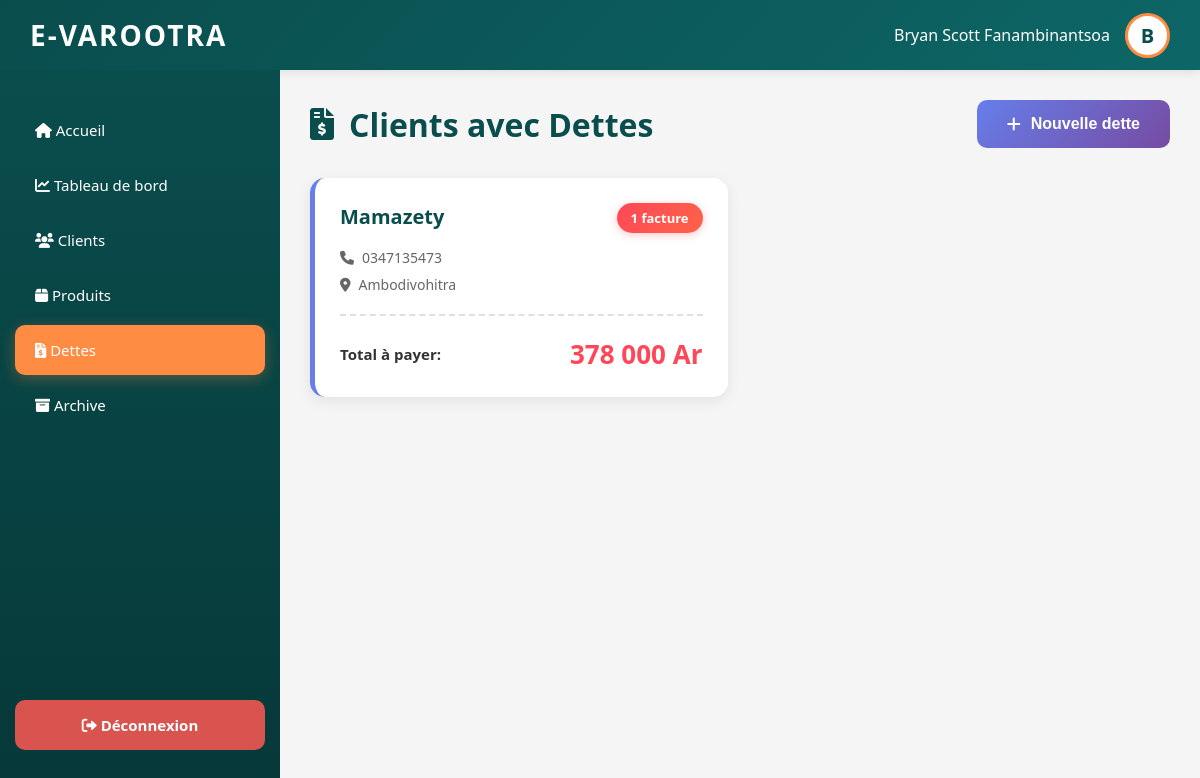
The page /dette.php (signed in) on the database its author committed.
### tables this page shows
CREATE TABLE IF NOT EXISTS `clients` (
  `id` int NOT NULL AUTO_INCREMENT,
  `nom_complet` varchar(100) NOT NULL,
  `telephone` varchar(20) DEFAULT NULL,
  `adresse` text,
  `actif` tinyint(1) DEFAULT '1',
  `date_creation` timestamp NULL DEFAULT CURRENT_TIMESTAMP,
  PRIMARY KEY (`id`)
);

### dette.php (the view, shortened to what this page needs)
<?php
include "config.php";
$nom_utilisateur = htmlspecialchars($_SESSION['nom']);
$clients_dettes_query = "SELECT
                            c.id,
                            c.nom_complet,
                            c.telephone,
                            c.adresse,
                            COUNT(DISTINCT d.numero_facture) as nb_factures,
                            SUM(d.montant_restant) as total_reste
                         FROM clients c
                         INNER JOIN dettes d ON c.id = d.client_id
                         WHERE d.statut IN ('active', 'partiellement_payee')
                         GROUP BY c.id, c.nom_complet, c.telephone, c.adresse
                         HAVING total_reste > 0
                         ORDER BY total_reste DESC, c.nom_complet";
$clients_dettes_result = mysqli_query($conn, $clients_dettes_query);
?>
<!DOCTYPE html>
<html lang="fr">
<head>
    <link rel="stylesheet" href="https://cdnjs.cloudflare.com/ajax/libs/font-awesome/6.0.0/css/all.min.css">
</head>
<body>
    <div class="header">
        <span class="logo-text">E-VAROOTRA</span>
        <div class="user-info">
            <span><?php echo $nom_utilisateur; ?></span>
            <div class="user-avatar"><?php echo strtoupper(substr($nom_utilisateur, 0, 1)); ?></div>
        </div>
    </div>
    <div class="container">
        <div class="sidebar">
            <div class="menu">
                <a href="index.php" class="menu-item">
                    <i class="fas fa-home"></i> Accueil
                </a>
                <a href="dashboard.php" class="menu-item">
                    <i class="fas fa-chart-line"></i> Tableau de bord
                </a>
                <a href="client.php" class="menu-item">
                    <i class="fas fa-users"></i> Clients
                </a>
                <a href="produits.php" class="menu-item">
                    <i class="fas fa-box"></i> Produits
                </a>
                <a href="dette.php" class="menu-item active">
                    <i class="fas fa-file-invoice-dollar"></i> Dettes
                </a>
                <a href="archive.php" class="menu-item">
                    <i class="fas fa-archive"></i> Archive
                </a>
            </div>
            <a href="logout.php" class="logout-btn">
                <i class="fas fa-sign-out-alt"></i> Déconnexion
            </a>
        </div>
        <div class="main-content">
            <div id="clientsList">
                <div class="page-header">
                    <h1>
                        <i class="fas fa-file-invoice-dollar"></i>
                        Clients avec Dettes
                    </h1>
                    <button class="btn-add" onclick="openModal()">
                        <i class="fas fa-plus"></i> Nouvelle dette
                    </button>
                </div>
                <?php if(mysqli_num_rows($clients_dettes_result) > 0): ?>
                <div class="clients-grid">
                    <?php while($client = mysqli_fetch_assoc($clients_dettes_result)): ?>
                    <div class="client-box" onclick="showFactures(<?php echo $client['id']; ?>)">
                        <div class="client-box-header">
                            <div class="client-box-name"><?php echo htmlspecialchars($client['nom_complet']); ?></div>
                            <div class="badge-factures"><?php echo $client['nb_factures']; ?> facture<?php echo $client['nb_factures'] > 1 ? 's' : ''; ?></div>
                        </div>
                        <div class="client-box-info">
                            <i class="fas fa-phone"></i>
                            <?php echo htmlspecialchars($client['telephone']); ?>
                        </div>
                        <div class="client-box-info">
                            <i class="fas fa-map-marker-alt"></i>
                            <?php echo htmlspecialchars($client['adresse']); ?>
                        </div>
                        <div class="client-box-total">
                            <span class="total-label">Total à payer:</span>
                            <span class="total-amount"><?php echo number_format($client['total_reste'], 0, ',', ' '); ?> Ar</span>
                        </div>
                    </div>
                    <?php endwhile; ?>
                </div>
                <?php endif; ?>
            </div>
        </div>
    </div>
</body>
</html>

### dette.php (style rules this page uses)
* { margin: 0; padding: 0; box-sizing: border-box; }
body { font-family: 'Segoe UI', Tahoma, Geneva, Verdana, sans-serif; background: #f5f5f5; height: 100vh; overflow: hidden; }
.header { background: linear-gradient(135deg, #0a4d4d 0%, #0d6666 100%); height: 70px; display: flex; align-items: center; justify-content: space-between; padding: 0 30px; box-shadow: 0 2px 10px rgba(0,0,0,0.1); }
.logo-text { font-size: 28px; font-weight: bold; color: white; letter-spacing: 2px; }
.user-info { display: flex; align-items: center; gap: 15px; color: white; }
.user-avatar { width: 45px; height: 45px; border-radius: 50%; background: white; display: flex; align-items: center; justify-content: center; font-size: 20px; color: #0a4d4d; font-weight: bold; border: 3px solid #ff8c42; }
.container { display: flex; height: calc(100vh - 70px); }
.sidebar { width: 280px; background: linear-gradient(180deg, #0a4d4d 0%, #063838 100%); padding: 30px 0; display: flex; flex-direction: column; }
.menu { flex: 1; padding: 0 15px; }
.menu-item { display: block; padding: 15px 20px; margin: 5px 0; color: white; text-decoration: none; border-radius: 10px; font-size: 15px; font-weight: 500; transition: all 0.3s ease; }
.menu-item.active { background: #ff8c42; box-shadow: 0 4px 15px rgba(255, 140, 66, 0.3); }
.logout-btn { margin: 20px 15px; padding: 15px 20px; background: #d9534f; color: white; border: none; border-radius: 10px; font-size: 15px; font-weight: bold; text-align: center; text-decoration: none; display: block; transition: all 0.3s ease; }
.main-content { flex: 1; padding: 30px; overflow-y: auto; }
.page-header { display: flex; justify-content: space-between; align-items: center; margin-bottom: 30px; }
.page-header h1 { color: #0a4d4d; font-size: 32px; display: flex; align-items: center; gap: 15px; }
.btn-add { background: linear-gradient(135deg, #667eea 0%, #764ba2 100%); color: white; padding: 15px 30px; border: none; border-radius: 10px; font-size: 16px; font-weight: bold; cursor: pointer; display: flex; align-items: center; gap: 10px; transition: all 0.3s ease; }
.clients-grid { display: grid; grid-template-columns: repeat(auto-fill, minmax(320px, 1fr)); gap: 25px; }
.client-box { background: white; border-radius: 15px; padding: 25px; box-shadow: 0 4px 15px rgba(0,0,0,0.08); cursor: pointer; transition: all 0.3s ease; border-left: 5px solid #667eea; position: relative; overflow: hidden; }
.client-box::before { content: ''; position: absolute; top: 0; left: 0; width: 100%; height: 100%; background: linear-gradient(135deg, rgba(102, 126, 234, 0.1) 0%, transparent 100%); opacity: 0; transition: opacity 0.3s ease; }
.client-box-header { display: flex; justify-content: space-between; align-items: start; margin-bottom: 15px; position: relative; z-index: 1; }
.client-box-name { font-size: 20px; font-weight: bold; color: #0a4d4d; }
.badge-factures { background: linear-gradient(135deg, #ff4757 0%, #ff6348 100%); color: white; padding: 6px 14px; border-radius: 20px; font-size: 13px; font-weight: bold; box-shadow: 0 2px 8px rgba(255, 71, 87, 0.3); }
.client-box-info { color: #666; font-size: 14px; margin: 8px 0; display: flex; align-items: center; gap: 8px; position: relative; z-index: 1; }
.client-box-total { margin-top: 20px; padding-top: 20px; border-top: 2px dashed #e0e0e0; display: flex; justify-content: space-between; align-items: center; position: relative; z-index: 1; }
.total-label { font-weight: 600; color: #333; font-size: 15px; }
.total-amount { font-size: 26px; font-weight: bold; color: #ff4757; }

### rows shown on the page
clients: nom_complet "Mamazety", nb_factures "1", telephone "0347135473", adresse "Ambodivohitra", total_reste "378 000"

### other values the page prints
$nom_utilisateur "Bryan Scott Fanambinantsoa"
substr($nom_utilisateur, 0, 1) "B"
